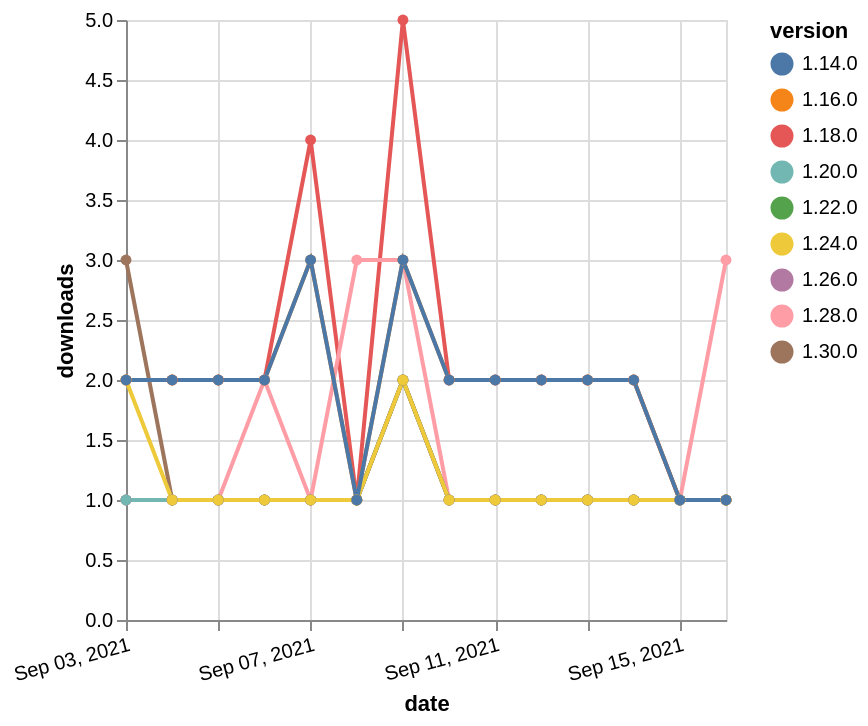

The specification (Vega-Lite) saved for this image:
### Vega-Lite specification from a JSON file in a GitHub repository (floating-point values rounded to 4 significant figures)
{"$schema": "https://vega.github.io/schema/vega-lite/v5.json", "description": "A simple bar chart with embedded data.", "data": {"values": [{"date": "2021-09-03", "total": 2486, "delta": 2, "version": "1.18.0"}, {"date": "2021-09-04", "total": 2488, "delta": 2, "version": "1.18.0"}, {"date": "2021-09-05", "total": 2490, "delta": 2, "version": "1.18.0"}, {"date": "2021-09-06", "total": 2492, "delta": 2, "version": "1.18.0"}, {"date": "2021-09-07", "total": 2496, "delta": 4, "version": "1.18.0"}, {"date": "2021-09-08", "total": 2497, "delta": 1, "version": "1.18.0"}, {"date": "2021-09-09", "total": 2502, "delta": 5, "version": "1.18.0"}, {"date": "2021-09-10", "total": 2504, "delta": 2, "version": "1.18.0"}, {"date": "2021-09-11", "total": 2506, "delta": 2, "version": "1.18.0"}, {"date": "2021-09-12", "total": 2508, "delta": 2, "version": "1.18.0"}, {"date": "2021-09-13", "total": 2510, "delta": 2, "version": "1.18.0"}, {"date": "2021-09-14", "total": 2512, "delta": 2, "version": "1.18.0"}, {"date": "2021-09-15", "total": 2513, "delta": 1, "version": "1.18.0"}, {"date": "2021-09-16", "total": 2514, "delta": 1, "version": "1.18.0"}, {"date": "2021-09-03", "total": 204, "delta": 1, "version": "1.22.0"}, {"date": "2021-09-04", "total": 205, "delta": 1, "version": "1.22.0"}, {"date": "2021-09-05", "total": 206, "delta": 1, "version": "1.22.0"}, {"date": "2021-09-06", "total": 207, "delta": 1, "version": "1.22.0"}, {"date": "2021-09-07", "total": 208, "delta": 1, "version": "1.22.0"}, {"date": "2021-09-08", "total": 209, "delta": 1, "version": "1.22.0"}, {"date": "2021-09-09", "total": 211, "delta": 2, "version": "1.22.0"}, {"date": "2021-09-10", "total": 212, "delta": 1, "version": "1.22.0"}, {"date": "2021-09-11", "total": 213, "delta": 1, "version": "1.22.0"}, {"date": "2021-09-12", "total": 214, "delta": 1, "version": "1.22.0"}, {"date": "2021-09-13", "total": 215, "delta": 1, "version": "1.22.0"}, {"date": "2021-09-14", "total": 216, "delta": 1, "version": "1.22.0"}, {"date": "2021-09-15", "total": 217, "delta": 1, "version": "1.22.0"}, {"date": "2021-09-16", "total": 218, "delta": 1, "version": "1.22.0"}, {"date": "2021-09-03", "total": 179, "delta": 1, "version": "1.28.0"}, {"date": "2021-09-04", "total": 180, "delta": 1, "version": "1.28.0"}, {"date": "2021-09-05", "total": 181, "delta": 1, "version": "1.28.0"}, {"date": "2021-09-06", "total": 183, "delta": 2, "version": "1.28.0"}, {"date": "2021-09-07", "total": 184, "delta": 1, "version": "1.28.0"}, {"date": "2021-09-08", "total": 187, "delta": 3, "version": "1.28.0"}, {"date": "2021-09-09", "total": 190, "delta": 3, "version": "1.28.0"}, {"date": "2021-09-10", "total": 191, "delta": 1, "version": "1.28.0"}, {"date": "2021-09-11", "total": 192, "delta": 1, "version": "1.28.0"}, {"date": "2021-09-12", "total": 193, "delta": 1, "version": "1.28.0"}, {"date": "2021-09-13", "total": 194, "delta": 1, "version": "1.28.0"}, {"date": "2021-09-14", "total": 195, "delta": 1, "version": "1.28.0"}, {"date": "2021-09-15", "total": 196, "delta": 1, "version": "1.28.0"}, {"date": "2021-09-16", "total": 199, "delta": 3, "version": "1.28.0"}, {"date": "2021-09-03", "total": 153, "delta": 1, "version": "1.26.0"}, {"date": "2021-09-04", "total": 154, "delta": 1, "version": "1.26.0"}, {"date": "2021-09-05", "total": 155, "delta": 1, "version": "1.26.0"}, {"date": "2021-09-06", "total": 156, "delta": 1, "version": "1.26.0"}, {"date": "2021-09-07", "total": 157, "delta": 1, "version": "1.26.0"}, {"date": "2021-09-08", "total": 158, "delta": 1, "version": "1.26.0"}, {"date": "2021-09-09", "total": 160, "delta": 2, "version": "1.26.0"}, {"date": "2021-09-10", "total": 161, "delta": 1, "version": "1.26.0"}, {"date": "2021-09-11", "total": 162, "delta": 1, "version": "1.26.0"}, {"date": "2021-09-12", "total": 163, "delta": 1, "version": "1.26.0"}, {"date": "2021-09-13", "total": 164, "delta": 1, "version": "1.26.0"}, {"date": "2021-09-14", "total": 165, "delta": 1, "version": "1.26.0"}, {"date": "2021-09-15", "total": 166, "delta": 1, "version": "1.26.0"}, {"date": "2021-09-16", "total": 167, "delta": 1, "version": "1.26.0"}, {"date": "2021-09-03", "total": 251, "delta": 1, "version": "1.20.0"}, {"date": "2021-09-04", "total": 252, "delta": 1, "version": "1.20.0"}, {"date": "2021-09-05", "total": 253, "delta": 1, "version": "1.20.0"}, {"date": "2021-09-06", "total": 254, "delta": 1, "version": "1.20.0"}, {"date": "2021-09-07", "total": 255, "delta": 1, "version": "1.20.0"}, {"date": "2021-09-08", "total": 256, "delta": 1, "version": "1.20.0"}, {"date": "2021-09-09", "total": 258, "delta": 2, "version": "1.20.0"}, {"date": "2021-09-10", "total": 259, "delta": 1, "version": "1.20.0"}, {"date": "2021-09-11", "total": 260, "delta": 1, "version": "1.20.0"}, {"date": "2021-09-12", "total": 261, "delta": 1, "version": "1.20.0"}, {"date": "2021-09-13", "total": 262, "delta": 1, "version": "1.20.0"}, {"date": "2021-09-14", "total": 263, "delta": 1, "version": "1.20.0"}, {"date": "2021-09-15", "total": 264, "delta": 1, "version": "1.20.0"}, {"date": "2021-09-16", "total": 265, "delta": 1, "version": "1.20.0"}, {"date": "2021-09-03", "total": 2593, "delta": 2, "version": "1.16.0"}, {"date": "2021-09-04", "total": 2595, "delta": 2, "version": "1.16.0"}, {"date": "2021-09-05", "total": 2597, "delta": 2, "version": "1.16.0"}, {"date": "2021-09-06", "total": 2599, "delta": 2, "version": "1.16.0"}, {"date": "2021-09-07", "total": 2602, "delta": 3, "version": "1.16.0"}, {"date": "2021-09-08", "total": 2603, "delta": 1, "version": "1.16.0"}, {"date": "2021-09-09", "total": 2606, "delta": 3, "version": "1.16.0"}, {"date": "2021-09-10", "total": 2608, "delta": 2, "version": "1.16.0"}, {"date": "2021-09-11", "total": 2610, "delta": 2, "version": "1.16.0"}, {"date": "2021-09-12", "total": 2612, "delta": 2, "version": "1.16.0"}, {"date": "2021-09-13", "total": 2614, "delta": 2, "version": "1.16.0"}, {"date": "2021-09-14", "total": 2616, "delta": 2, "version": "1.16.0"}, {"date": "2021-09-15", "total": 2617, "delta": 1, "version": "1.16.0"}, {"date": "2021-09-16", "total": 2618, "delta": 1, "version": "1.16.0"}, {"date": "2021-09-03", "total": 122, "delta": 3, "version": "1.30.0"}, {"date": "2021-09-04", "total": 123, "delta": 1, "version": "1.30.0"}, {"date": "2021-09-05", "total": 124, "delta": 1, "version": "1.30.0"}, {"date": "2021-09-06", "total": 125, "delta": 1, "version": "1.30.0"}, {"date": "2021-09-07", "total": 126, "delta": 1, "version": "1.30.0"}, {"date": "2021-09-08", "total": 127, "delta": 1, "version": "1.30.0"}, {"date": "2021-09-09", "total": 129, "delta": 2, "version": "1.30.0"}, {"date": "2021-09-10", "total": 130, "delta": 1, "version": "1.30.0"}, {"date": "2021-09-11", "total": 131, "delta": 1, "version": "1.30.0"}, {"date": "2021-09-12", "total": 132, "delta": 1, "version": "1.30.0"}, {"date": "2021-09-13", "total": 133, "delta": 1, "version": "1.30.0"}, {"date": "2021-09-14", "total": 134, "delta": 1, "version": "1.30.0"}, {"date": "2021-09-15", "total": 135, "delta": 1, "version": "1.30.0"}, {"date": "2021-09-16", "total": 136, "delta": 1, "version": "1.30.0"}, {"date": "2021-09-03", "total": 200, "delta": 2, "version": "1.24.0"}, {"date": "2021-09-04", "total": 201, "delta": 1, "version": "1.24.0"}, {"date": "2021-09-05", "total": 202, "delta": 1, "version": "1.24.0"}, {"date": "2021-09-06", "total": 203, "delta": 1, "version": "1.24.0"}, {"date": "2021-09-07", "total": 204, "delta": 1, "version": "1.24.0"}, {"date": "2021-09-08", "total": 205, "delta": 1, "version": "1.24.0"}, {"date": "2021-09-09", "total": 207, "delta": 2, "version": "1.24.0"}, {"date": "2021-09-10", "total": 208, "delta": 1, "version": "1.24.0"}, {"date": "2021-09-11", "total": 209, "delta": 1, "version": "1.24.0"}, {"date": "2021-09-12", "total": 210, "delta": 1, "version": "1.24.0"}, {"date": "2021-09-13", "total": 211, "delta": 1, "version": "1.24.0"}, {"date": "2021-09-14", "total": 212, "delta": 1, "version": "1.24.0"}, {"date": "2021-09-15", "total": 213, "delta": 1, "version": "1.24.0"}, {"date": "2021-09-16", "total": 214, "delta": 1, "version": "1.24.0"}, {"date": "2021-09-03", "total": 2564, "delta": 2, "version": "1.14.0"}, {"date": "2021-09-04", "total": 2566, "delta": 2, "version": "1.14.0"}, {"date": "2021-09-05", "total": 2568, "delta": 2, "version": "1.14.0"}, {"date": "2021-09-06", "total": 2570, "delta": 2, "version": "1.14.0"}, {"date": "2021-09-07", "total": 2573, "delta": 3, "version": "1.14.0"}, {"date": "2021-09-08", "total": 2574, "delta": 1, "version": "1.14.0"}, {"date": "2021-09-09", "total": 2577, "delta": 3, "version": "1.14.0"}, {"date": "2021-09-10", "total": 2579, "delta": 2, "version": "1.14.0"}, {"date": "2021-09-11", "total": 2581, "delta": 2, "version": "1.14.0"}, {"date": "2021-09-12", "total": 2583, "delta": 2, "version": "1.14.0"}, {"date": "2021-09-13", "total": 2585, "delta": 2, "version": "1.14.0"}, {"date": "2021-09-14", "total": 2587, "delta": 2, "version": "1.14.0"}, {"date": "2021-09-15", "total": 2588, "delta": 1, "version": "1.14.0"}, {"date": "2021-09-16", "total": 2589, "delta": 1, "version": "1.14.0"}]}, "width": "container", "mark": {"type": "line", "point": {"filled": true}}, "encoding": {"x": {"field": "date", "type": "temporal", "timeUnit": "yearmonthdate", "title": "date", "axis": {"labelAngle": -15}}, "y": {"field": "delta", "type": "quantitative", "title": "downloads"}, "color": {"field": "version", "type": "nominal"}, "tooltip": {"field": "delta"}}}
